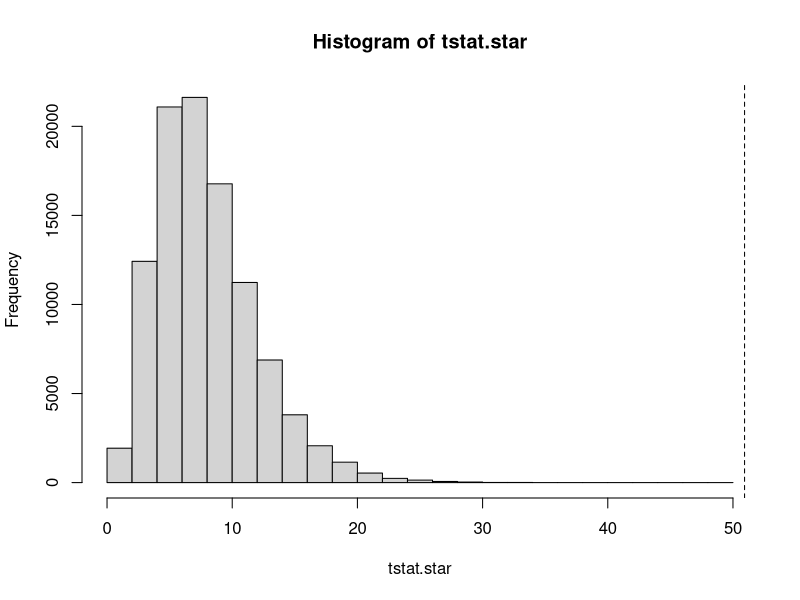

The R script that drew this image:
devdta<-matrix(c(40,30,26,5,40,5,5,20,25),
 nrow=3,byrow=TRUE)
 
chisq.test(devdta)


k <- length(devdta)
n <- sum(devdta)
px<-rowSums(devdta)/n
py<-colSums(devdta)/n

p0 <- outer(px,py)

ex <- n * p0
print(tstat.hat <- sum((devdta - ex)^2 / ex))

nboot <- 100000
tstat.star <- double(nboot)

for (i in 1:nboot) {
    c.star <- sample(1:k, n, prob = p0, replace = TRUE)
    x.star <- tabulate(c.star, k)
    tstat.star[i] <- sum((x.star - ex)^2 / ex)
}

(sum(tstat.star >= tstat.hat) + 1) / (nboot + 1)

hist(tstat.star)
abline(v = tstat.hat, lty = 2)
